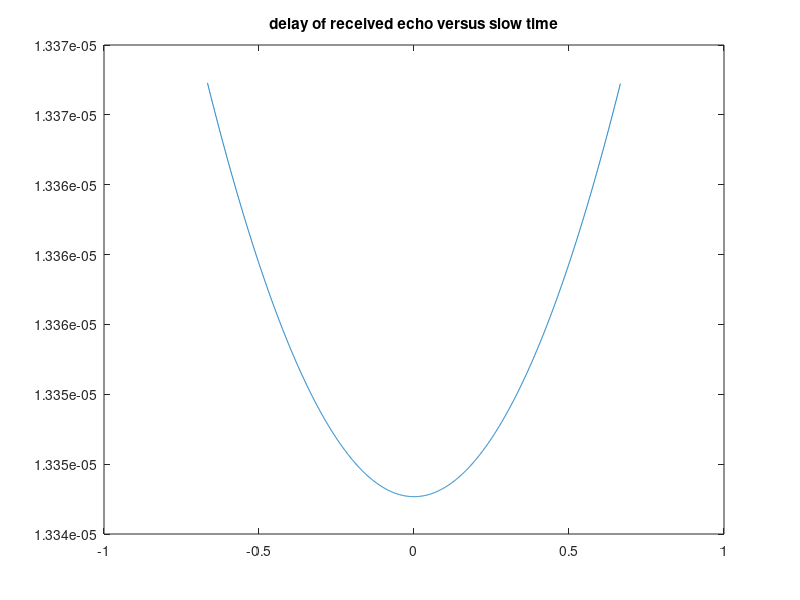
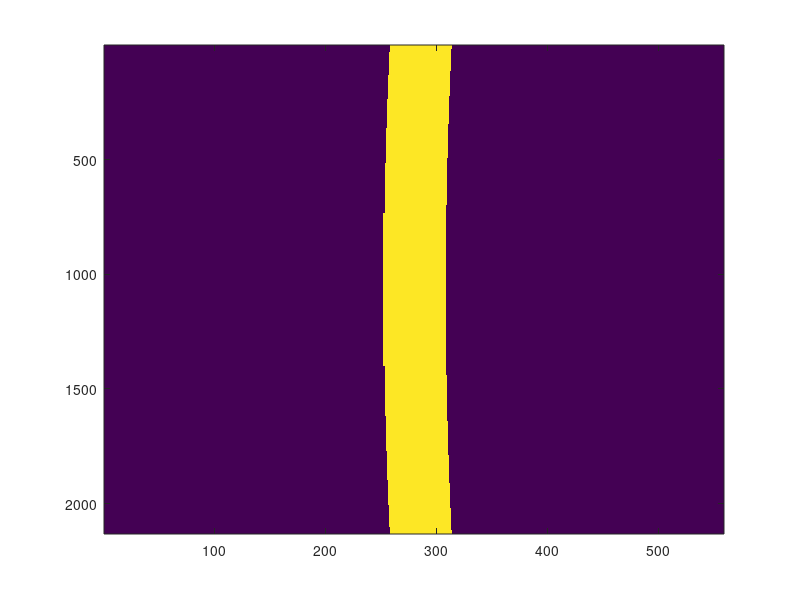
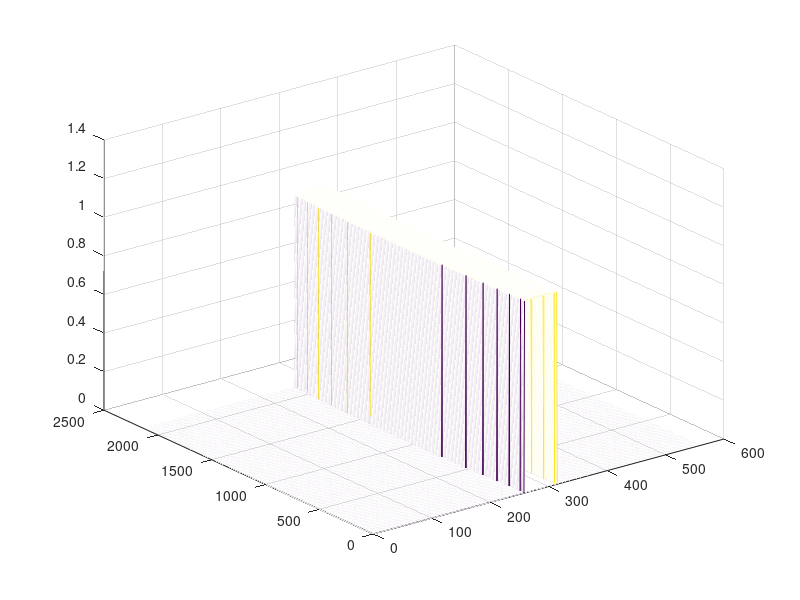
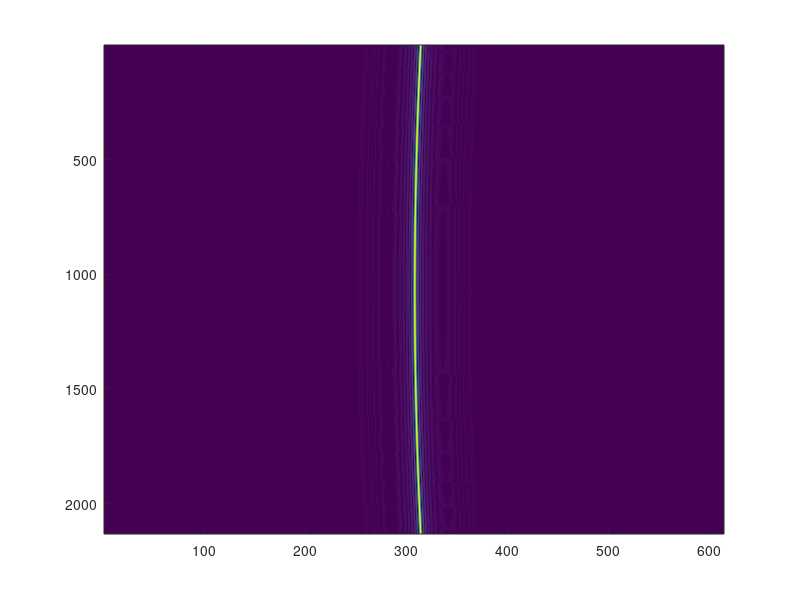

Recreate these plots in MATLAB, in order.
close all;
clear all;
clc;

c=2.9979*10^8;  % Propagation velocity
fo=4.5e9;       % Carrier frequency (4.5GHz)
landa=c/fo;     % Wavelength (60cm for fo = 4.5e9)
theta_inc=pi/4; % Loook angle
Vplat=200;         % Velocity of platform
Rcenter=2000;  % Range distance to center of target area
l=0.5;           % Antenna Range length actual
%L=1.5;             %Antenna azimuth length
L=0.5;


Swath=(landa*Rcenter)/(l*cos(theta_inc));


Rnear=Rcenter-Swath/2;     % Range Near
Rfar=Rcenter+Swath/2;   % Rang Far
Tr=(2*Swath)/(c*9);     %Pulse duration=>window length is 10 Tr
Ts=(2*Rnear)/c-Tr/2;             % Start time of sampling
Tf=(2*Rfar)/c+Tr/2;           % End time of sampling

Bw=100e6;%therefore resolution is 1.5m
Kr=Bw/Tr;%Modulation Rate
Fs=2*Bw;
dt=1/Fs;
t=Ts:dt:Tf;
%%%%%target location%%%%%%%%%%%%%%%%
%R0=(Rcenter+Rnear)/2;
R0=Rcenter;
%R0=(Rcenter+Rfar)/2;
Timg=(landa*R0)/(L*Vplat);
eta0=0;
%eta0=-Timg/2;
%eta0=Timg/2;
%%%%%%%%%%%%%%%%%%

%max_PRF=(l*c)/(2*Rcenter*landa*tan(theta_inc));
max_PRF=(l*c)/(2*Rfar*landa*tan(theta_inc));
min_PRF=2*Vplat/L;
%PRF=max_PRF+min_PRF/2;
%PRF=900;
%PRF=600;
PRF=2*min_PRF;
Dta=1/PRF;
eta=-Timg/2:Dta:Timg/2;



R=R0+( ( (Vplat^2)*((eta-eta0).^2) )/(2*R0) );
Tdelay=2*R/c;
figure;
plot(eta,Tdelay);
hold on;

title('delay of received echo versus slow time');

counter=1;
Sig1=zeros(length(eta),length(t));
for Td=Tdelay
    Sig1(counter,:)=exp(-1j*2*pi*fo*Td)*exp( 1j*Kr*pi*((t-Td).^2) ) .* (-Tr/2+Td<=t & t<=Tr/2+Td);
    counter=counter+1;
end
figure;
imagesc(abs(Sig1));
 figure;
 mesh(abs(Sig1));

T=-Tr/2:dt:Tr/2;
St=exp(1j*Kr*pi*T.^2).*(-Tr/2<=T & T<=Tr/2);
len=length(t)+length(T)-1;
%Nfft=2^nextpow2(len);
Nfft=len;
St_f=fft(St,Nfft);
Ht=exp(-1j*Kr*pi*T.^2).*(-Tr/2<=T & T<=Tr/2);
H_f=fft(Ht,Nfft);

Sig2=zeros(length(eta),Nfft);

for counter=1:length(eta)
    Sig2(counter,:)=ifft( fft(Sig1(counter,:),Nfft) .* H_f , Nfft );
end

figure;
imagesc(abs(Sig2));
 figure;
 mesh(abs(Sig2));

Ka=(2*Vplat^2)/(landa*R0);
Sa=exp(-1j*Ka*pi*eta.^2);
lena=2*length(eta)-1;
%Nffta=2^nextpow2(lena);
Nffta=lena;

f=linspace(-PRF/2,PRF/2,Nffta);
RCM_range_dopler=((R0*landa^2)/(8*Vplat^2))*f.^2;
RCM_range_dopler=2*RCM_range_dopler/c;
RCM_range_dopler=RCM_range_dopler/dt;
RCM_range_dopler=round(RCM_range_dopler);

Sa_f=fft(Sa,Nffta);
Ha=exp(1j*Ka*pi*eta.^2);
Ha_f=fft(Ha,Nffta);
Ha_f=conj(Ha_f');
%Ha_f=(Sa_f)';


Sig3=zeros(Nffta,Nfft);

for counter=1:Nfft
    Sig3(:,counter)=fftshift(fft(Sig2(:,counter),Nffta));
end


for counter=1:Nffta
    Sig3(counter,:)=[ Sig3(counter,RCM_range_dopler(counter)+1:end-RCM_range_dopler(counter)),Sig3(counter,end-RCM_range_dopler(counter)+1:end),Sig3(counter,1:RCM_range_dopler(counter)) ];
end

figure;
imagesc(abs(Sig3));
figure;
mesh(abs(Sig3));

Sig4=zeros(Nffta,Nfft);

for counter=1:Nfft
    Sig4(:,counter)=ifft( Sig3(:,counter) .*fftshift( Ha_f ),Nffta);
end


 figure;
 imagesc(abs(Sig4));
 figure;
  mesh(abs(Sig4));


RCM=(0.886^2)*(R0*landa^2)/(8*L^2)



